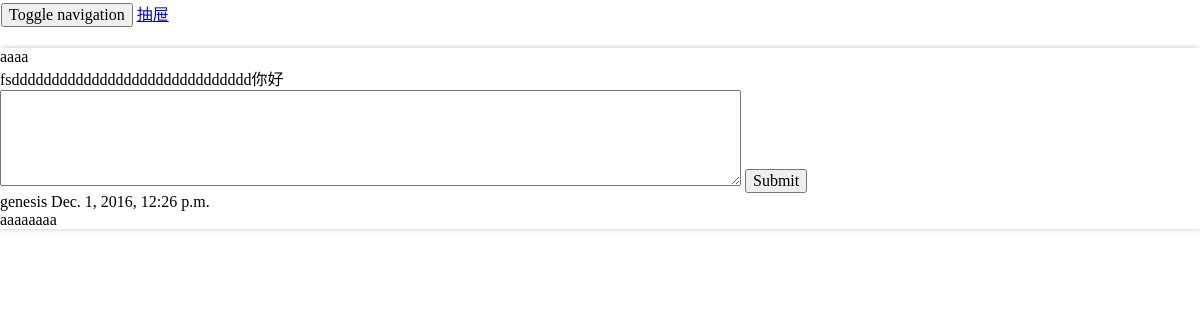
Before: /bbs/detail/1 with the older database file.
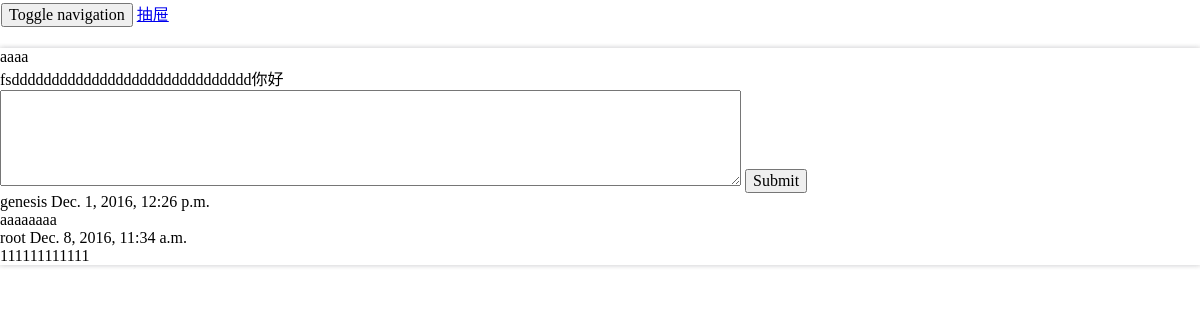
After: the same page with the newer database file.
### app01/models.py (models this page shows, shortened)
class BBS(models.Model):
    title = models.CharField(max_length=64)
    summary = models.CharField(max_length=256, blank=True, null=True)
    content = models.TextField()
    author = models.ForeignKey('BBS_user')
    view_count = models.IntegerField()
    ranking = models.IntegerField()
    created_at = models.DateField()
    update_at = models.DateField()

class Comments(models.Model):
    bbs = models.ForeignKey('BBS')
    bbs_user = models.ForeignKey('BBS_user')
    comment = models.CharField(max_length=128)
    created_at = models.DateTimeField()

class BBS_user(models.Model):
    user = models.OneToOneField(User)
    signature = models.CharField(max_length=128, default="This guy is too lazy")
    photo = models.ImageField(upload_to="upload_imgs/", default="upload_imgs/user-1.jpg")
    def __str__(self):
        return self.user.username

### app01/views.py (the view)
# urls.py: url(r'^detail/(\d+)$', views.detail, name='detail'),
def detail(request, bbs_id):
    bbs = BBS.objects.get(id=bbs_id)
    comments = Comments.objects.filter(bbs=bbs_id)
    context = {"bbs_obj": bbs, "comments": comments}
    return render(request, 'app01/detail.html', context)

### app01/templates/app01/detail.html (shortened to what this page needs)
{% extends 'app01/index.html' %}
{% block page-content %}
<div class="contents">
    {{bbs_obj.title}}
    <br>
    {{bbs_obj.content}}
    <br>
    <form action="/bbs/sub_comment" method="POST">
        <textarea cols="80" rows="5" name="comment"/></textarea>
        <input type="submit" name="Add comment"/>
    </form>
    {% for comment in comments %}
        {{ comment.bbs_user }} {{ comment.created_at }}
        <br>
        {{ comment.comment }}
        <br>
    {% endfor %}
</div>
{% endblock %}

### app01/templates/app01/index.html (shortened to what this page needs)
<!DOCTYPE html>
<html lang="en"><head><meta http-equiv="Content-Type" content="text/html; charset=UTF-8">
    <link href="/static/css/bootstrap.min.css" rel="stylesheet">
    <link href="/static/css/navbar-static-top.css" rel="stylesheet">
    <link href="/static/app01/css/customize.css" rel="stylesheet">
  </head>
  <body>
    <nav class="navbar navbar-default navbar-static-top" role="navigation">
      <div class="container">
        <div class="navbar-header">
          <button type="button" class="navbar-toggle collapsed" data-toggle="collapse" data-target="#navbar" aria-expanded="false" aria-controls="navbar">
            <span class="sr-only">Toggle navigation</span>
          </button>
          <a class="navbar-brand" href="#">抽屉</a>
        </div>
      </div>
    </nav>
    <div class="container center-container-hx">
    {% block page-content %}{% endblock %}
    </div>
</body></html>

### statics/css/navbar-static-top.css (style rules this page uses)
body { min-height: 2000px; }
.navbar-static-top { margin-bottom: 19px; }

### app01/statics/app01/css/customize.css (style rules this page uses)
.center-container-hx { box-shadow: 2px 0 5px rgba(214, 214, 215, 0.9), -2px 0 5px rgba(214, 214, 215, 0.9) }
.contents { margin-top:20px; }

Changed rows visible on the page:
added Comments: bbs_user "root", created_at "Dec. 8, 2016, 11:34 a.m.", comment "111111111111"
